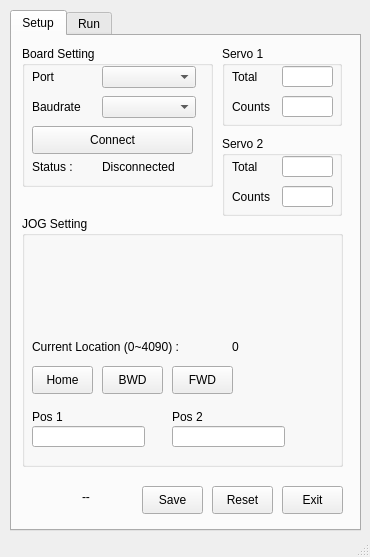
<?xml version="1.0" encoding="UTF-8"?>
<ui version="4.0">
 <class>MainWindow</class>
 <widget class="QMainWindow" name="MainWindow">
  <property name="geometry">
   <rect>
    <x>0</x>
    <y>0</y>
    <width>370</width>
    <height>557</height>
   </rect>
  </property>
  <property name="windowTitle">
   <string>MainWindow</string>
  </property>
  <widget class="QWidget" name="centralwidget">
   <widget class="QTabWidget" name="tabWidget">
    <property name="geometry">
     <rect>
      <x>10</x>
      <y>10</y>
      <width>351</width>
      <height>521</height>
     </rect>
    </property>
    <property name="currentIndex">
     <number>0</number>
    </property>
    <widget class="QWidget" name="tab">
     <attribute name="title">
      <string>Setup</string>
     </attribute>
     <widget class="QGroupBox" name="groupBox_4">
      <property name="geometry">
       <rect>
        <x>10</x>
        <y>10</y>
        <width>191</width>
        <height>141</height>
       </rect>
      </property>
      <property name="title">
       <string>Board Setting</string>
      </property>
      <widget class="QLabel" name="label_10">
       <property name="geometry">
        <rect>
         <x>10</x>
         <y>20</y>
         <width>61</width>
         <height>21</height>
        </rect>
       </property>
       <property name="text">
        <string>Port</string>
       </property>
      </widget>
      <widget class="QComboBox" name="PortComboBox">
       <property name="geometry">
        <rect>
         <x>80</x>
         <y>20</y>
         <width>94</width>
         <height>22</height>
        </rect>
       </property>
      </widget>
      <widget class="QLabel" name="label_12">
       <property name="geometry">
        <rect>
         <x>10</x>
         <y>50</y>
         <width>64</width>
         <height>21</height>
        </rect>
       </property>
       <property name="text">
        <string>Baudrate</string>
       </property>
      </widget>
      <widget class="QComboBox" name="BaudrateComboBox">
       <property name="geometry">
        <rect>
         <x>80</x>
         <y>50</y>
         <width>94</width>
         <height>22</height>
        </rect>
       </property>
      </widget>
      <widget class="QPushButton" name="ConnectPushBtn">
       <property name="geometry">
        <rect>
         <x>10</x>
         <y>80</y>
         <width>161</width>
         <height>28</height>
        </rect>
       </property>
       <property name="text">
        <string>Connect</string>
       </property>
      </widget>
      <widget class="QLabel" name="label_13">
       <property name="geometry">
        <rect>
         <x>10</x>
         <y>110</y>
         <width>64</width>
         <height>21</height>
        </rect>
       </property>
       <property name="text">
        <string>Status :</string>
       </property>
      </widget>
      <widget class="QLabel" name="StatusLabel">
       <property name="geometry">
        <rect>
         <x>80</x>
         <y>110</y>
         <width>81</width>
         <height>21</height>
        </rect>
       </property>
       <property name="text">
        <string>Disconnected</string>
       </property>
      </widget>
     </widget>
     <widget class="QGroupBox" name="groupBox_5">
      <property name="geometry">
       <rect>
        <x>210</x>
        <y>10</y>
        <width>120</width>
        <height>80</height>
       </rect>
      </property>
      <property name="title">
       <string>Servo 1</string>
      </property>
      <widget class="QLabel" name="label_16">
       <property name="geometry">
        <rect>
         <x>10</x>
         <y>20</y>
         <width>41</width>
         <height>21</height>
        </rect>
       </property>
       <property name="text">
        <string>Total</string>
       </property>
      </widget>
      <widget class="QLineEdit" name="S1TotalLineEdit">
       <property name="geometry">
        <rect>
         <x>60</x>
         <y>20</y>
         <width>51</width>
         <height>21</height>
        </rect>
       </property>
      </widget>
      <widget class="QLineEdit" name="S1CountLineEdit">
       <property name="geometry">
        <rect>
         <x>60</x>
         <y>50</y>
         <width>51</width>
         <height>21</height>
        </rect>
       </property>
      </widget>
      <widget class="QLabel" name="label_15">
       <property name="geometry">
        <rect>
         <x>10</x>
         <y>50</y>
         <width>41</width>
         <height>21</height>
        </rect>
       </property>
       <property name="text">
        <string>Counts</string>
       </property>
      </widget>
     </widget>
     <widget class="QGroupBox" name="groupBox_6">
      <property name="geometry">
       <rect>
        <x>10</x>
        <y>180</y>
        <width>321</width>
        <height>251</height>
       </rect>
      </property>
      <property name="title">
       <string>JOG Setting</string>
      </property>
      <widget class="QLabel" name="label_17">
       <property name="geometry">
        <rect>
         <x>10</x>
         <y>120</y>
         <width>191</width>
         <height>21</height>
        </rect>
       </property>
       <property name="text">
        <string>Current Location (0~4090) : </string>
       </property>
      </widget>
      <widget class="QLabel" name="CurLocLabel">
       <property name="geometry">
        <rect>
         <x>210</x>
         <y>120</y>
         <width>81</width>
         <height>21</height>
        </rect>
       </property>
       <property name="text">
        <string>0</string>
       </property>
      </widget>
      <widget class="QLabel" name="label_19">
       <property name="geometry">
        <rect>
         <x>10</x>
         <y>190</y>
         <width>91</width>
         <height>21</height>
        </rect>
       </property>
       <property name="text">
        <string>Pos 1</string>
       </property>
      </widget>
      <widget class="QLineEdit" name="Pos1LineEdit">
       <property name="geometry">
        <rect>
         <x>10</x>
         <y>210</y>
         <width>113</width>
         <height>21</height>
        </rect>
       </property>
      </widget>
      <widget class="QLabel" name="label_20">
       <property name="geometry">
        <rect>
         <x>150</x>
         <y>190</y>
         <width>91</width>
         <height>21</height>
        </rect>
       </property>
       <property name="text">
        <string>Pos 2</string>
       </property>
      </widget>
      <widget class="QLineEdit" name="Pos2LineEdit">
       <property name="geometry">
        <rect>
         <x>150</x>
         <y>210</y>
         <width>113</width>
         <height>21</height>
        </rect>
       </property>
      </widget>
      <widget class="QPushButton" name="HomePushBtn">
       <property name="geometry">
        <rect>
         <x>10</x>
         <y>150</y>
         <width>61</width>
         <height>28</height>
        </rect>
       </property>
       <property name="text">
        <string>Home</string>
       </property>
      </widget>
      <widget class="QPushButton" name="BwdPushBtn">
       <property name="geometry">
        <rect>
         <x>80</x>
         <y>150</y>
         <width>61</width>
         <height>28</height>
        </rect>
       </property>
       <property name="text">
        <string>BWD</string>
       </property>
      </widget>
      <widget class="QPushButton" name="FwdPushBtn">
       <property name="geometry">
        <rect>
         <x>150</x>
         <y>150</y>
         <width>61</width>
         <height>28</height>
        </rect>
       </property>
       <property name="text">
        <string>FWD</string>
       </property>
      </widget>
     </widget>
     <widget class="QPushButton" name="SavePushBtn">
      <property name="geometry">
       <rect>
        <x>130</x>
        <y>450</y>
        <width>61</width>
        <height>28</height>
       </rect>
      </property>
      <property name="text">
       <string>Save</string>
      </property>
     </widget>
     <widget class="QPushButton" name="SetupResetPushBtn">
      <property name="geometry">
       <rect>
        <x>200</x>
        <y>450</y>
        <width>61</width>
        <height>28</height>
       </rect>
      </property>
      <property name="text">
       <string>Reset</string>
      </property>
     </widget>
     <widget class="QPushButton" name="SetupExitPushBtn">
      <property name="geometry">
       <rect>
        <x>270</x>
        <y>450</y>
        <width>61</width>
        <height>28</height>
       </rect>
      </property>
      <property name="text">
       <string>Exit</string>
      </property>
     </widget>
     <widget class="QLabel" name="SaveStatusLabel">
      <property name="geometry">
       <rect>
        <x>70</x>
        <y>450</y>
        <width>61</width>
        <height>21</height>
       </rect>
      </property>
      <property name="text">
       <string>--</string>
      </property>
     </widget>
     <widget class="QGroupBox" name="groupBox_7">
      <property name="geometry">
       <rect>
        <x>210</x>
        <y>100</y>
        <width>120</width>
        <height>80</height>
       </rect>
      </property>
      <property name="title">
       <string>Servo 2</string>
      </property>
      <widget class="QLabel" name="label_23">
       <property name="geometry">
        <rect>
         <x>10</x>
         <y>20</y>
         <width>41</width>
         <height>21</height>
        </rect>
       </property>
       <property name="text">
        <string>Total</string>
       </property>
      </widget>
      <widget class="QLineEdit" name="S2TotalLineEdit">
       <property name="geometry">
        <rect>
         <x>60</x>
         <y>20</y>
         <width>51</width>
         <height>21</height>
        </rect>
       </property>
      </widget>
      <widget class="QLineEdit" name="S2CountLineEdit">
       <property name="geometry">
        <rect>
         <x>60</x>
         <y>50</y>
         <width>51</width>
         <height>21</height>
        </rect>
       </property>
      </widget>
      <widget class="QLabel" name="label_24">
       <property name="geometry">
        <rect>
         <x>10</x>
         <y>50</y>
         <width>41</width>
         <height>21</height>
        </rect>
       </property>
       <property name="text">
        <string>Counts</string>
       </property>
      </widget>
     </widget>
    </widget>
    <widget class="QWidget" name="tab_2">
     <attribute name="title">
      <string>Run</string>
     </attribute>
     <widget class="QLabel" name="label_11">
      <property name="geometry">
       <rect>
        <x>10</x>
        <y>20</y>
        <width>61</width>
        <height>21</height>
       </rect>
      </property>
      <property name="text">
       <string>Total : </string>
      </property>
     </widget>
     <widget class="QLabel" name="S1TotalLabel">
      <property name="geometry">
       <rect>
        <x>90</x>
        <y>20</y>
        <width>61</width>
        <height>21</height>
       </rect>
      </property>
      <property name="text">
       <string>0</string>
      </property>
     </widget>
     <widget class="QLabel" name="label_22">
      <property name="geometry">
       <rect>
        <x>10</x>
        <y>50</y>
        <width>71</width>
        <height>21</height>
       </rect>
      </property>
      <property name="text">
       <string>Completed :</string>
      </property>
     </widget>
     <widget class="QLabel" name="S1CompLabel">
      <property name="geometry">
       <rect>
        <x>90</x>
        <y>50</y>
        <width>61</width>
        <height>21</height>
       </rect>
      </property>
      <property name="text">
       <string>0</string>
      </property>
     </widget>
     <widget class="QGroupBox" name="groupBox">
      <property name="geometry">
       <rect>
        <x>0</x>
        <y>80</y>
        <width>321</width>
        <height>121</height>
       </rect>
      </property>
      <property name="title">
       <string>Servo 1</string>
      </property>
      <widget class="QPushButton" name="S1StartBtn">
       <property name="geometry">
        <rect>
         <x>10</x>
         <y>30</y>
         <width>93</width>
         <height>28</height>
        </rect>
       </property>
       <property name="text">
        <string>Start</string>
       </property>
      </widget>
      <widget class="QPushButton" name="S1StopBtn">
       <property name="geometry">
        <rect>
         <x>110</x>
         <y>30</y>
         <width>93</width>
         <height>28</height>
        </rect>
       </property>
       <property name="text">
        <string>Stop</string>
       </property>
      </widget>
      <widget class="QPushButton" name="S1ResetBtn">
       <property name="geometry">
        <rect>
         <x>210</x>
         <y>30</y>
         <width>93</width>
         <height>28</height>
        </rect>
       </property>
       <property name="text">
        <string>reset</string>
       </property>
      </widget>
      <widget class="QPushButton" name="S1OnBtn">
       <property name="geometry">
        <rect>
         <x>10</x>
         <y>70</y>
         <width>93</width>
         <height>28</height>
        </rect>
       </property>
       <property name="text">
        <string>On</string>
       </property>
      </widget>
      <widget class="QPushButton" name="S1OffBtn">
       <property name="geometry">
        <rect>
         <x>110</x>
         <y>70</y>
         <width>93</width>
         <height>28</height>
        </rect>
       </property>
       <property name="text">
        <string>Off</string>
       </property>
      </widget>
     </widget>
     <widget class="QPushButton" name="RunExitPushBtn">
      <property name="geometry">
       <rect>
        <x>260</x>
        <y>410</y>
        <width>61</width>
        <height>28</height>
       </rect>
      </property>
      <property name="text">
       <string>Exit</string>
      </property>
     </widget>
     <widget class="QGroupBox" name="groupBox_3">
      <property name="geometry">
       <rect>
        <x>10</x>
        <y>280</y>
        <width>321</width>
        <height>121</height>
       </rect>
      </property>
      <property name="title">
       <string>Servo 2</string>
      </property>
      <widget class="QPushButton" name="S2StartBtn">
       <property name="geometry">
        <rect>
         <x>10</x>
         <y>30</y>
         <width>93</width>
         <height>28</height>
        </rect>
       </property>
       <property name="text">
        <string>Start</string>
       </property>
      </widget>
      <widget class="QPushButton" name="S2StopBtn">
       <property name="geometry">
        <rect>
         <x>110</x>
         <y>30</y>
         <width>93</width>
         <height>28</height>
        </rect>
       </property>
       <property name="text">
        <string>Stop</string>
       </property>
      </widget>
      <widget class="QPushButton" name="S2ResetBtn">
       <property name="geometry">
        <rect>
         <x>210</x>
         <y>30</y>
         <width>93</width>
         <height>28</height>
        </rect>
       </property>
       <property name="text">
        <string>reset</string>
       </property>
      </widget>
      <widget class="QPushButton" name="S2OnBtn">
       <property name="geometry">
        <rect>
         <x>10</x>
         <y>70</y>
         <width>93</width>
         <height>28</height>
        </rect>
       </property>
       <property name="text">
        <string>On</string>
       </property>
      </widget>
      <widget class="QPushButton" name="S2OffBtn">
       <property name="geometry">
        <rect>
         <x>110</x>
         <y>70</y>
         <width>93</width>
         <height>28</height>
        </rect>
       </property>
       <property name="text">
        <string>Off</string>
       </property>
      </widget>
     </widget>
     <widget class="QLabel" name="label_14">
      <property name="geometry">
       <rect>
        <x>10</x>
        <y>210</y>
        <width>61</width>
        <height>21</height>
       </rect>
      </property>
      <property name="text">
       <string>Total : </string>
      </property>
     </widget>
     <widget class="QLabel" name="label_25">
      <property name="geometry">
       <rect>
        <x>10</x>
        <y>240</y>
        <width>71</width>
        <height>21</height>
       </rect>
      </property>
      <property name="text">
       <string>Completed :</string>
      </property>
     </widget>
     <widget class="QLabel" name="S2TotalLabel">
      <property name="geometry">
       <rect>
        <x>90</x>
        <y>210</y>
        <width>61</width>
        <height>21</height>
       </rect>
      </property>
      <property name="text">
       <string>0</string>
      </property>
     </widget>
     <widget class="QLabel" name="S2CompLabel">
      <property name="geometry">
       <rect>
        <x>90</x>
        <y>240</y>
        <width>61</width>
        <height>21</height>
       </rect>
      </property>
      <property name="text">
       <string>0</string>
      </property>
     </widget>
    </widget>
   </widget>
  </widget>
  <widget class="QStatusBar" name="statusbar"/>
  <action name="actiona">
   <property name="text">
    <string>a</string>
   </property>
  </action>
 </widget>
 <resources/>
 <connections/>
</ui>
